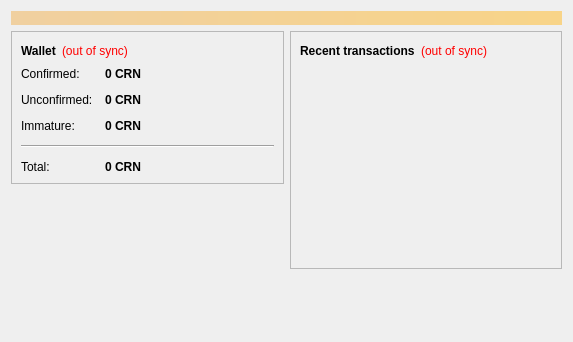
<?xml version="1.0" encoding="UTF-8"?>
<ui version="4.0">
 <class>OverviewPage</class>
 <widget class="QWidget" name="OverviewPage">
  <property name="geometry">
   <rect>
    <x>0</x>
    <y>0</y>
    <width>573</width>
    <height>342</height>
   </rect>
  </property>
  <property name="windowTitle">
   <string>Form</string>
  </property>
  <layout class="QVBoxLayout" name="topLayout">
   <item>
    <widget class="QLabel" name="labelAlerts">
     <property name="visible">
      <bool>false</bool>
     </property>
     <property name="styleSheet">
      <string notr="true">background-color: qlineargradient(x1: 0, y1: 0, x2: 1, y2: 0, stop:0 #F0D0A0, stop:1 #F8D488); color:#000000;</string>
     </property>
     <property name="wordWrap">
      <bool>true</bool>
     </property>
     <property name="margin">
      <number>3</number>
     </property>
    </widget>
   </item>
   <item>
    <layout class="QHBoxLayout" name="horizontalLayout" stretch="1,1">
     <item>
      <layout class="QVBoxLayout" name="verticalLayout_2">
       <item>
        <widget class="QFrame" name="frame">
         <property name="frameShape">
          <enum>QFrame::StyledPanel</enum>
         </property>
         <property name="frameShadow">
          <enum>QFrame::Raised</enum>
         </property>
         <layout class="QVBoxLayout" name="verticalLayout_4">
          <item>
           <layout class="QHBoxLayout" name="horizontalLayout_4">
            <item>
             <widget class="QLabel" name="label_5">
              <property name="font">
               <font>
                <weight>75</weight>
                <bold>true</bold>
               </font>
              </property>
              <property name="text">
               <string>Wallet</string>
              </property>
             </widget>
            </item>
            <item>
             <widget class="QLabel" name="labelWalletStatus">
              <property name="toolTip">
               <string>The displayed information may be out of date. Your wallet automatically synchronizes with the CORONA network after a connection is established, but this process has not completed yet.</string>
              </property>
              <property name="styleSheet">
               <string notr="true">QLabel { color: red; }</string>
              </property>
              <property name="text">
               <string notr="true">(out of sync)</string>
              </property>
              <property name="alignment">
               <set>Qt::AlignLeading|Qt::AlignLeft|Qt::AlignVCenter</set>
              </property>
             </widget>
            </item>
            <item>
             <spacer name="horizontalSpacer_2">
              <property name="orientation">
               <enum>Qt::Horizontal</enum>
              </property>
              <property name="sizeHint" stdset="0">
               <size>
                <width>40</width>
                <height>20</height>
               </size>
              </property>
             </spacer>
            </item>
           </layout>
          </item>
          <item>
           <layout class="QFormLayout" name="formLayout_2">
            <property name="fieldGrowthPolicy">
             <enum>QFormLayout::AllNonFixedFieldsGrow</enum>
            </property>
            <property name="horizontalSpacing">
             <number>12</number>
            </property>
            <property name="verticalSpacing">
             <number>12</number>
            </property>
            <item row="0" column="0">
             <widget class="QLabel" name="label">
              <property name="text">
               <string>Confirmed:</string>
              </property>
             </widget>
            </item>
            <item row="0" column="1">
             <widget class="QLabel" name="labelBalance">
              <property name="font">
               <font>
                <weight>75</weight>
                <bold>true</bold>
               </font>
              </property>
              <property name="cursor">
               <cursorShape>IBeamCursor</cursorShape>
              </property>
              <property name="toolTip">
               <string>Your current spendable balance</string>
              </property>
              <property name="text">
               <string notr="true">0 CRN</string>
              </property>
              <property name="textInteractionFlags">
               <set>Qt::LinksAccessibleByMouse|Qt::TextSelectableByKeyboard|Qt::TextSelectableByMouse</set>
              </property>
             </widget>
            </item>
            <item row="1" column="0">
             <widget class="QLabel" name="label_3">
              <property name="text">
               <string>Unconfirmed:</string>
              </property>
             </widget>
            </item>
            <item row="1" column="1">
             <widget class="QLabel" name="labelUnconfirmed">
              <property name="font">
               <font>
                <weight>75</weight>
                <bold>true</bold>
               </font>
              </property>
              <property name="cursor">
               <cursorShape>IBeamCursor</cursorShape>
              </property>
              <property name="toolTip">
               <string>Total of transactions that have yet to be confirmed, and do not yet count toward the spendable balance</string>
              </property>
              <property name="text">
               <string notr="true">0 CRN</string>
              </property>
              <property name="textInteractionFlags">
               <set>Qt::LinksAccessibleByMouse|Qt::TextSelectableByKeyboard|Qt::TextSelectableByMouse</set>
              </property>
             </widget>
            </item>
            <item row="2" column="0">
             <widget class="QLabel" name="labelImmatureText">
              <property name="text">
               <string>Immature:</string>
              </property>
             </widget>
            </item>
            <item row="2" column="1">
             <widget class="QLabel" name="labelImmature">
              <property name="font">
               <font>
                <weight>75</weight>
                <bold>true</bold>
               </font>
              </property>
              <property name="toolTip">
               <string>Mined balance that has not yet matured</string>
              </property>
              <property name="text">
               <string notr="true">0 CRN</string>
              </property>
              <property name="textInteractionFlags">
               <set>Qt::LinksAccessibleByMouse|Qt::TextSelectableByKeyboard|Qt::TextSelectableByMouse</set>
              </property>
             </widget>
            </item>
            <item row="4" column="0">
             <widget class="QLabel" name="labelTotalText">
              <property name="text">
               <string>Total:</string>
              </property>
             </widget>
            </item>
            <item row="4" column="1">
             <widget class="QLabel" name="labelTotal">
              <property name="font">
               <font>
                <weight>75</weight>
                <bold>true</bold>
               </font>
              </property>
              <property name="cursor">
               <cursorShape>IBeamCursor</cursorShape>
              </property>
              <property name="toolTip">
               <string>Your current total balance</string>
              </property>
              <property name="text">
               <string notr="true">0 CRN</string>
              </property>
              <property name="textInteractionFlags">
               <set>Qt::LinksAccessibleByMouse|Qt::TextSelectableByKeyboard|Qt::TextSelectableByMouse</set>
              </property>
             </widget>
            </item>
            <item row="3" column="0" colspan="2">
             <widget class="Line" name="line">
              <property name="orientation">
               <enum>Qt::Horizontal</enum>
              </property>
             </widget>
            </item>
           </layout>
          </item>
         </layout>
        </widget>
       </item>
       <item>
        <spacer name="verticalSpacer">
         <property name="orientation">
          <enum>Qt::Vertical</enum>
         </property>
         <property name="sizeHint" stdset="0">
          <size>
           <width>20</width>
           <height>40</height>
          </size>
         </property>
        </spacer>
       </item>
      </layout>
     </item>
     <item>
      <layout class="QVBoxLayout" name="verticalLayout_3">
       <item>
        <widget class="QFrame" name="frame_2">
         <property name="frameShape">
          <enum>QFrame::StyledPanel</enum>
         </property>
         <property name="frameShadow">
          <enum>QFrame::Raised</enum>
         </property>
         <layout class="QVBoxLayout" name="verticalLayout">
          <item>
           <layout class="QHBoxLayout" name="horizontalLayout_2">
            <item>
             <widget class="QLabel" name="label_4">
              <property name="text">
               <string>&lt;b&gt;Recent transactions&lt;/b&gt;</string>
              </property>
             </widget>
            </item>
            <item>
             <widget class="QLabel" name="labelTransactionsStatus">
              <property name="toolTip">
               <string>The displayed information may be out of date. Your wallet automatically synchronizes with the CORONA network after a connection is established, but this process has not completed yet.</string>
              </property>
              <property name="styleSheet">
               <string notr="true">QLabel { color: red; }</string>
              </property>
              <property name="text">
               <string notr="true">(out of sync)</string>
              </property>
              <property name="alignment">
               <set>Qt::AlignRight|Qt::AlignTrailing|Qt::AlignVCenter</set>
              </property>
             </widget>
            </item>
            <item>
             <spacer name="horizontalSpacer">
              <property name="orientation">
               <enum>Qt::Horizontal</enum>
              </property>
              <property name="sizeHint" stdset="0">
               <size>
                <width>40</width>
                <height>20</height>
               </size>
              </property>
             </spacer>
            </item>
           </layout>
          </item>
          <item>
           <widget class="QListView" name="listTransactions">
            <property name="styleSheet">
             <string notr="true">QListView { background: transparent; }</string>
            </property>
            <property name="frameShape">
             <enum>QFrame::NoFrame</enum>
            </property>
            <property name="verticalScrollBarPolicy">
             <enum>Qt::ScrollBarAlwaysOff</enum>
            </property>
            <property name="horizontalScrollBarPolicy">
             <enum>Qt::ScrollBarAlwaysOff</enum>
            </property>
            <property name="selectionMode">
             <enum>QAbstractItemView::NoSelection</enum>
            </property>
           </widget>
          </item>
         </layout>
        </widget>
       </item>
       <item>
        <spacer name="verticalSpacer_2">
         <property name="orientation">
          <enum>Qt::Vertical</enum>
         </property>
         <property name="sizeHint" stdset="0">
          <size>
           <width>20</width>
           <height>40</height>
          </size>
         </property>
        </spacer>
       </item>
      </layout>
     </item>
    </layout>
   </item>
  </layout>
 </widget>
 <resources/>
 <connections/>
</ui>
